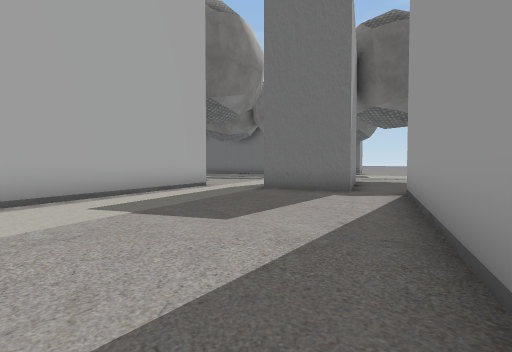
view 1 (above)

24 first-person views from a walk through a Unity game level. The camera is 1.4 m above the floor, tilts 2° down and sees 80° across. The floor is counted in squares, 2 m on a side. Each view is taken from the middle of a square. On the plan, view 1 faces up. The plan holds only what a view shows up to about 10 squares ahead; the rest is blank. The place goes on beyond the plan. Some surface patterns are stand-ins.

view 2
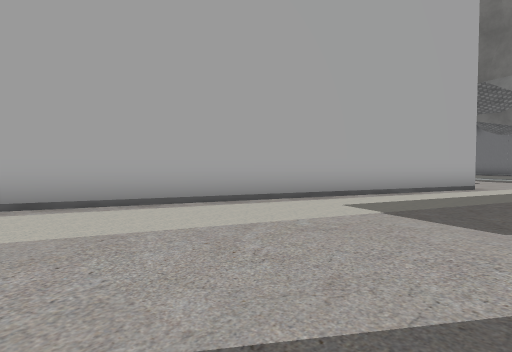

view 3
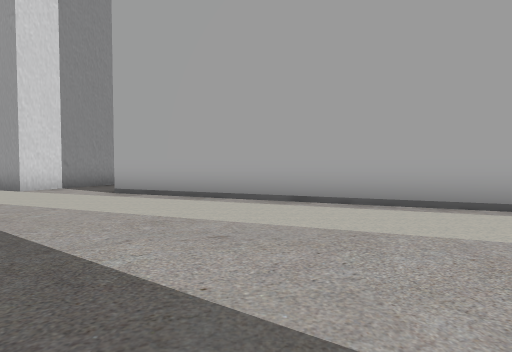

view 4
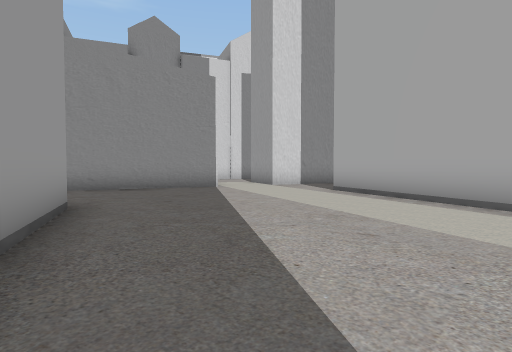

view 5
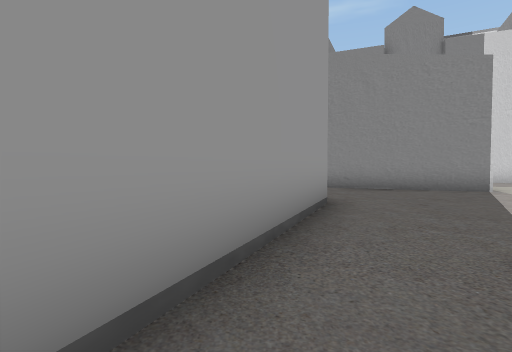

view 6
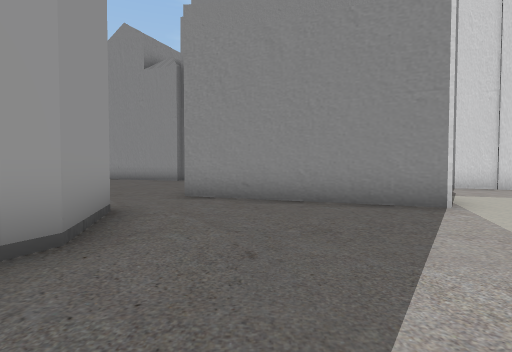

view 7
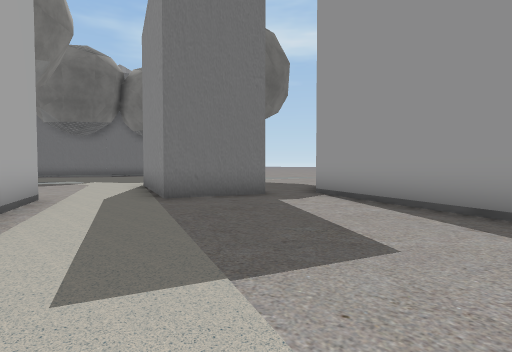

view 8
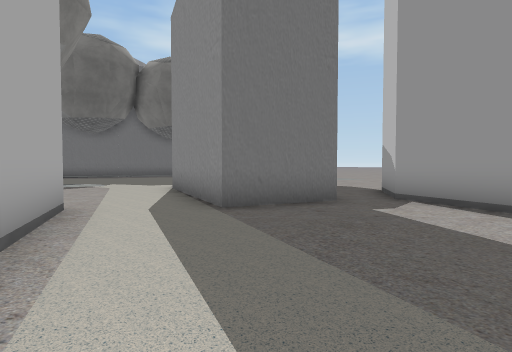

view 9
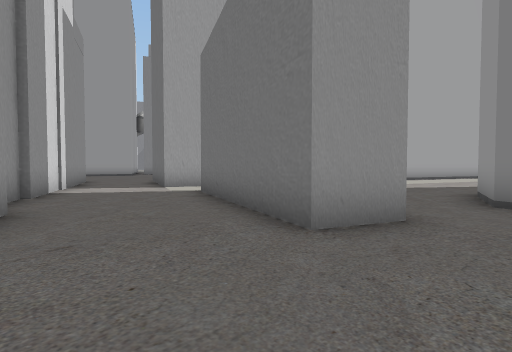

view 10
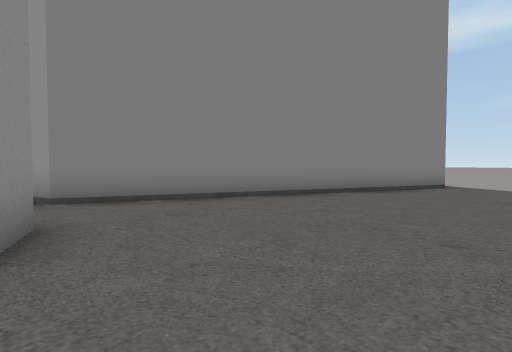

view 11
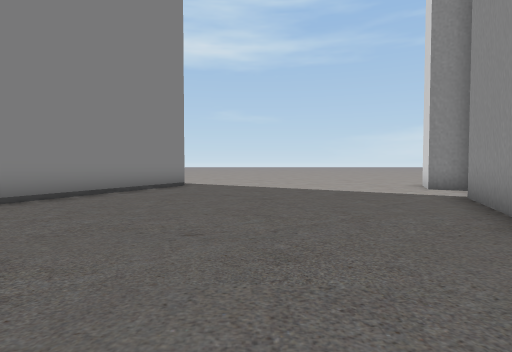

view 12
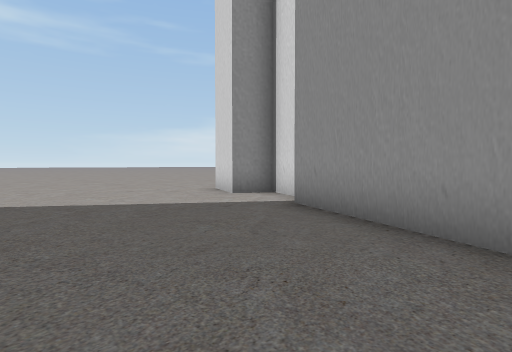

view 13
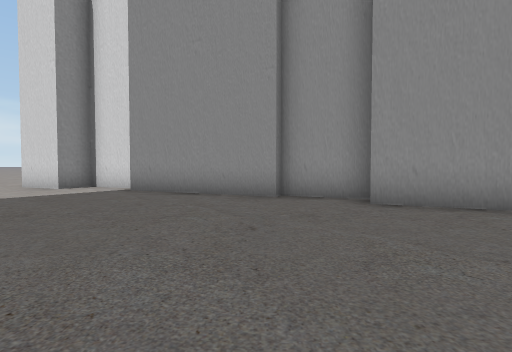

view 14
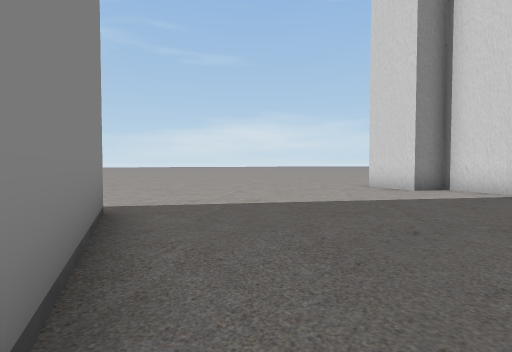

view 15
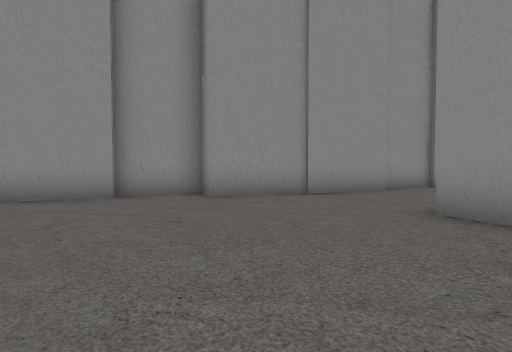

view 16
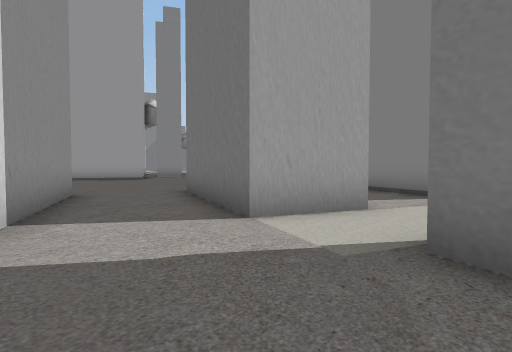

view 17
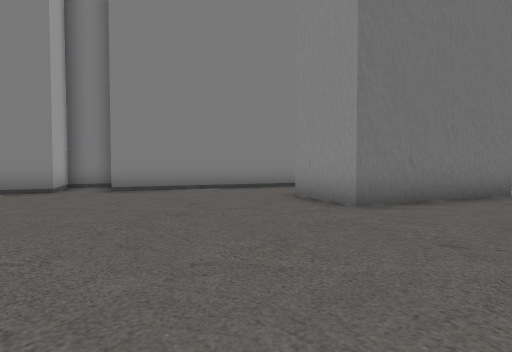

view 18
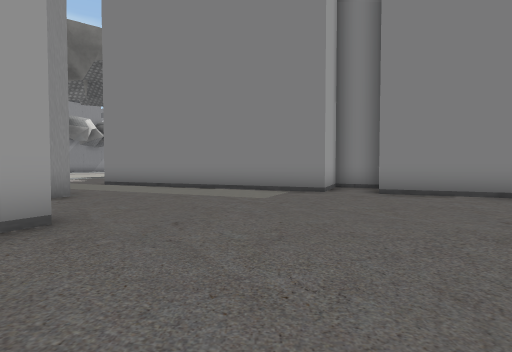

view 19
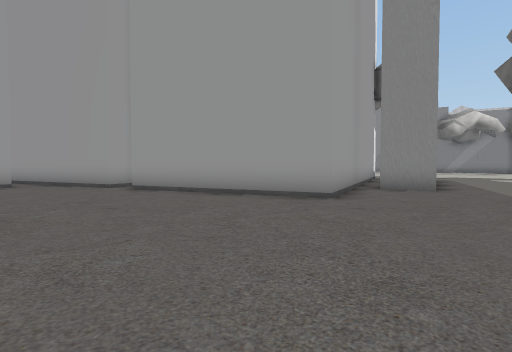

view 20
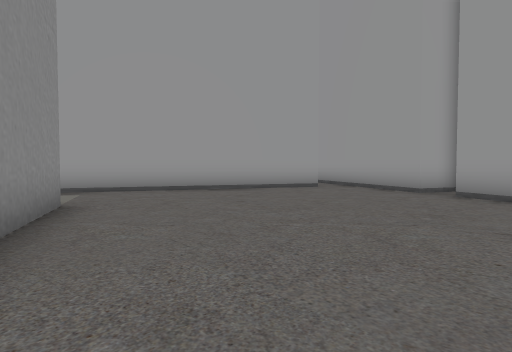

view 21
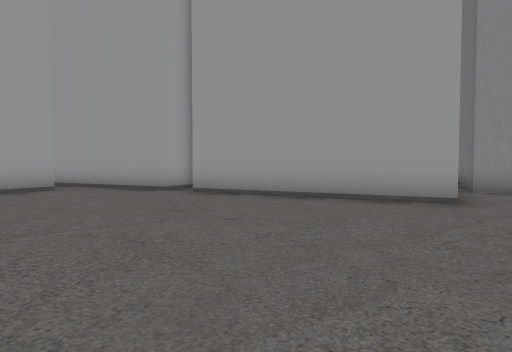

view 22
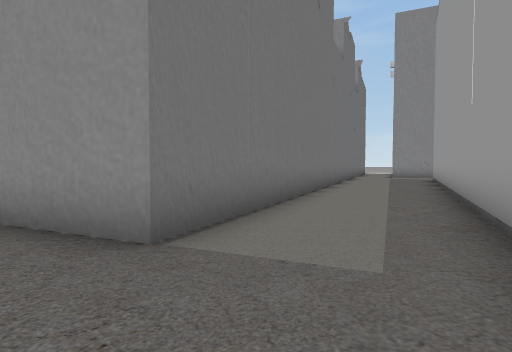

view 23
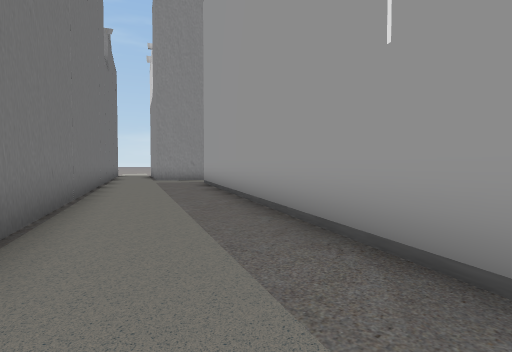

view 24
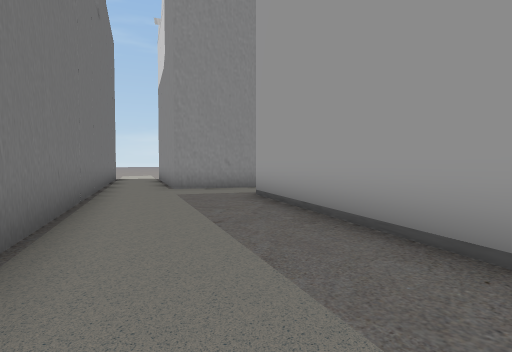

### Floor plan
Points are (right, up) in squares from view 1. A wall is a line through its corners. A room is listed if a view was taken in it or the views show most of it. See-through windows are left out.
Room 1 (views 1, 2, 3, 4, 5, 6, 7, 8)
walls: (-0.8, -6.6) (-1.3, -4.6) (3.7, 7.5); (2.7, 8.2) (0.2, 9) (0.7, 10.4); (-6.3, -7) (-1.4, -8.9); (-1.7, 10.7) (-7.7, -3.6)
ways out: opening at (-1, -8) to room 2; opening at (-8, -5) to room 4; opening at (-0.5, 10); opening at (3, 8)
Room 2 (views 9, 10, 11, 12, 13, 14, 15)
walls: (0.5, -15.8) (4.6, -17.6); (8.7, -10.5) (-0.8, -6.6); (4.8, -18.3) (6.4, -19) (6.8, -18) (8.5, -18.7); (-1.4, -8.9) (-1.9, -10.3); (-3.9, -13.3) (-1.1, -14.5) (-1.4, -15.3) (0.5, -16.1)
ways out: opening at (-1, -8) to room 1; opening at (-3.5, -11.5) to room 3; opening at (9, -18)
Room 3 (view 16)
walls: (-5.7, -12.5) (-3.9, -13.3); (-8, -12) (-6.3, -12.8); (-8.6, -11.4) (-7.7, -11.8); (-1.9, -10.3) (-6.8, -8.3)
ways out: opening at (-3.5, -11.5) to room 2; opening at (-9, -10) to room 4; opening at (-7.5, -7.5) to room 4
Room 4 (views 17, 18, 19, 20, 21, 22, 23, 24)
walls: (-14, -9) (-8.6, -11.4); (-10, -5.5) (-8.1, -6.2) (-8.9, -8.2) (-13, -6.6) (-12.2, -4.6); (-23.6, -13.6) (-4.7, -23.3); (-24.5, -10) (-23.4, -10.5) (-25, -13.9); (-8, -3.4) (-15.1, -0.5); (-16.2, 0) (-21.1, 2); (-22.1, -1.1) (-22.9, -2.4); (-24, -2.6) (-20.4, -4.4) (-23, -9.7); (-0.4, -21.1) (-16.3, -14.1) (-15.3, -11.7); (-3, -25.1) (-1.9, -22.7) (-1, -23.1)
ways out: opening at (-8, -5) to room 1; opening at (-9, -10) to room 3; opening at (-7.5, -7.5) to room 3; opening at (-22.5, 0.5); opening at (-1, -22)

Positions as (right, up) in squares from view 1, and headings:
1: (0, 0), facing up
2: (0, 0), facing up-left
3: (0, 0), facing left
4: (0, 1), facing down-left
5: (0, 1), facing down
6: (-3, -2), facing down
7: (-3, 3), facing up-right
8: (-3, 5), facing up-right
9: (0, -13), facing up-left
10: (-2, -13), facing up-right
11: (-2, -13), facing right
12: (1, -13), facing down-right
13: (1, -9), facing down
14: (4, -9), facing down-right
15: (3, -9), facing down-left
16: (-6, -11), facing up-left
17: (-18, -9), facing up-right
18: (-18, -8), facing up
19: (-14, -6), facing left
20: (-15, -8), facing down-left
21: (-15, -8), facing left
22: (-19, -15), facing right
23: (-15, -16), facing down-right
24: (-10, -18), facing down-right
